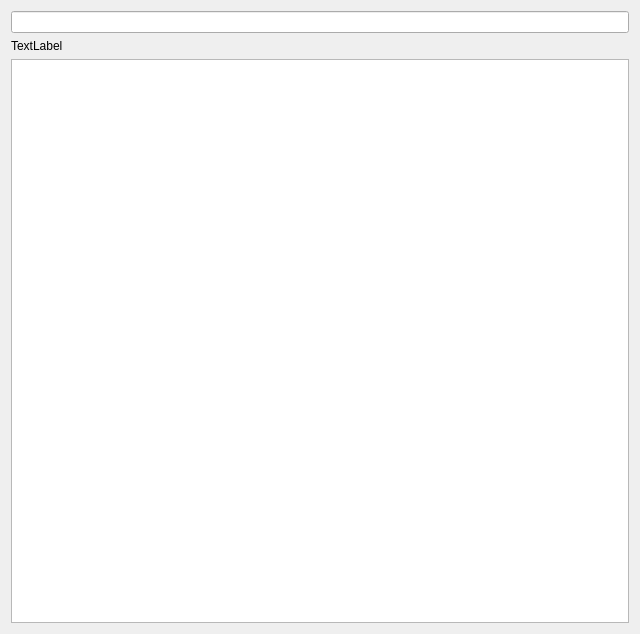
<?xml version="1.0" encoding="UTF-8"?>
<ui version="4.0">
 <class>Widget</class>
 <widget class="QWidget" name="Widget">
  <property name="geometry">
   <rect>
    <x>0</x>
    <y>0</y>
    <width>640</width>
    <height>634</height>
   </rect>
  </property>
  <property name="windowTitle">
   <string>Widget</string>
  </property>
  <layout class="QVBoxLayout" name="verticalLayout">
   <item>
    <widget class="QLineEdit" name="lineEdit"/>
   </item>
   <item>
    <widget class="QLabel" name="label">
     <property name="maximumSize">
      <size>
       <width>578</width>
       <height>547</height>
      </size>
     </property>
     <property name="text">
      <string>TextLabel</string>
     </property>
    </widget>
   </item>
   <item>
    <widget class="QTextBrowser" name="textBrowser"/>
   </item>
  </layout>
 </widget>
 <resources/>
 <connections/>
</ui>
